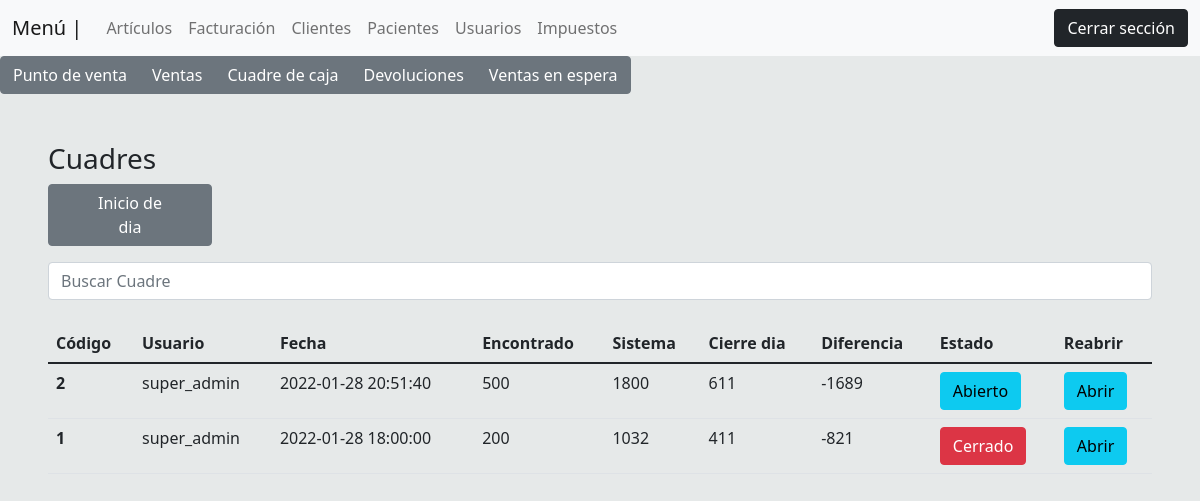
Page /views/cuadres.php (signed in) on the earlier database version.
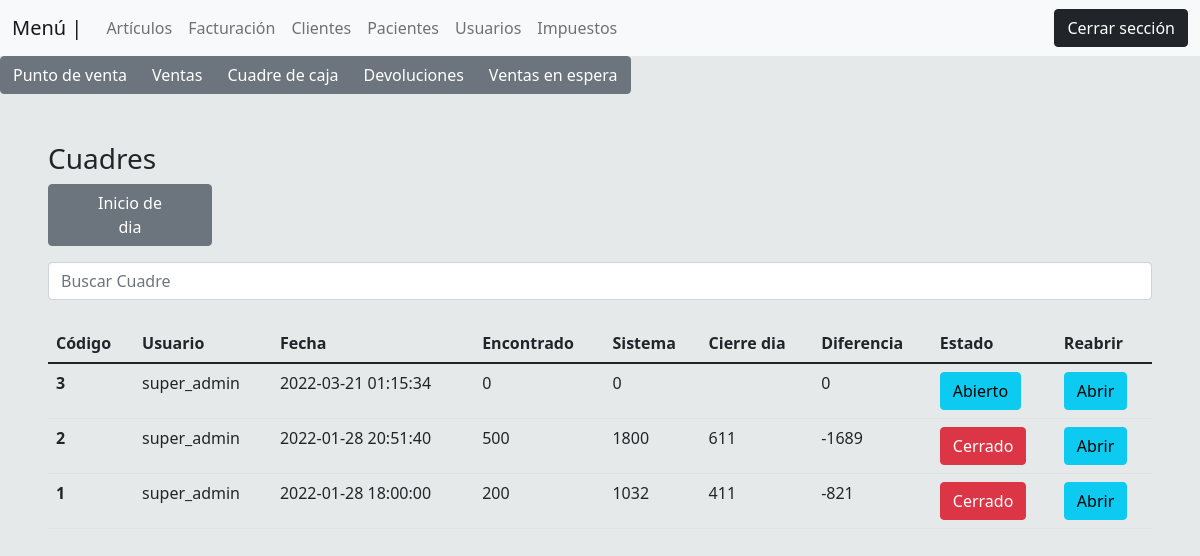
Same page on the later database version.
### tables this page shows
CREATE TABLE `cuadres` (
  `id` int(11) NOT NULL,
  `usuario_inicio` varchar(100) NOT NULL,
  `usuario_cierre` varchar(100) NOT NULL,
  `encontrado` float NOT NULL,
  `sistema` float NOT NULL,
  `cierre` float DEFAULT NULL,
  `estado` varchar(10) NOT NULL DEFAULT 'Abierto',
  `fecha_creacion` timestamp NOT NULL DEFAULT current_timestamp(),
  `modificacion_fecha` timestamp NOT NULL DEFAULT current_timestamp() ON UPDATE current_timestamp(),
  `modificado_por` int(10) DEFAULT NULL
);

### views/cuadres.php (the view, shortened to what this page needs)
<?php
 include('plantilla/menu_top.php');
 include('plantilla/menu_ventas.php');
 $usuario = $_SESSION["usuario_logueado"];
 $consulta_cuadres= "SELECT * FROM cuadres order by id  desc";
 $query_cuadres = $conexion->query($consulta_cuadres);
 $consulta_cuadres_filtro= "SELECT * FROM cuadres where usuario_inicio = '$usuario' and estado = 'Abierto'";
 $query_cuadres_filtro = $conexion->query($consulta_cuadres_filtro);
 $resultados = $query_cuadres_filtro->num_rows;
?>
<div class="p-5">
  <h3>Cuadres</h3>
        <div class="row">
            <div class="col-md-2">
                <?php
                    if($resultados < 1)
                    {
                ?>
                    <button class="btn btn-secondary ps-5 pe-5 mb-3" id="iniciar">Inicio de dia</button>
                <?php
                    }
                ?>
            </div>
        </div>
        <div class="col-md-12">
            <input type="text" class="form-control" name="" id="" placeholder="Buscar Cuadre"><br>
        <table class="table">
  <thead>
    <tr>
      <th scope="col">Código</th>
      <th scope="col">Usuario</th>
      <th scope="col">Fecha</th>
      <th scope="col">Encontrado</th>
      <th scope="col">Sistema</th>
      <th scope="col">Cierre dia</th>
      <th scope="col">Diferencia</th>
      <th scope="col">Estado</th>
      <th scope="col">Reabrir</th>
    </tr>
  </thead>
  <tbody>
      <?php
        while($cuadres = $query_cuadres->fetch_assoc()){
        ?>
            <tr>
                <th scope="row"><?php echo $cuadres["id"] ?></th>
                <td><?php echo $cuadres["usuario_inicio"] ?></td>
                <td><?php echo $cuadres["fecha_creacion"] ?></td>
                <td><?php echo $cuadres["encontrado"] ?></td>
                <td><?php echo $cuadres["sistema"] ?></td>
                <td><?php echo $cuadres["cierre"] ?></td>
                <td><?php echo $cuadres["cierre"] - ($cuadres["encontrado"] + $cuadres["sistema"] )?></td>
                <td>
                    <small>
                        <?php
                                if($cuadres["estado"]=='Abierto'){
                                    $id= $cuadres["id"];
                                    ?>
                                        <a href="cuadre.php?id=<?php echo $id ?>" class="btn btn-info">Abierto</a>
                                    <?php
                                }
                                else{
                                    ?>
                                        <a  class= "btn btn-danger">Cerrado</a>
                                    <?php
                                }
                        ?>
                    </small>
                </td>
                <td>
                    <small>
                        <a href = "../backend/ventas/reabrir_cierre.php?id=<?php $id= $cuadres["id"]; echo $id ?>"  class="btn btn-info">Abrir</a>
                    </small>
                </td>
            </tr>
        <?php
        }
      ?>
  </tbody>
</table>
        </div>
</div>

Differences in the rows shown:
added cuadres: id "3", usuario_inicio "super_admin", fecha_creacion "2022-03-21 01:15:34", encontrado "0", sistema "0"
changed cuadres id 2: estado "Abierto" → "Cerrado"
